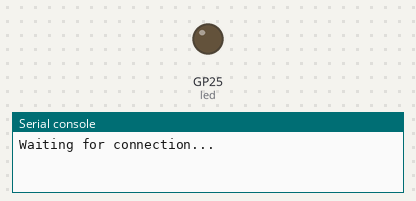
Recording of a program running on a simulated Raspberry Pi Pico running MicroPython. Shown: output pins drawn as LEDs (lit = HIGH), the last lines printed to the serial console. Dashed ring = blinking. WiFi joins after 1.5 s.

Above: at 1.0 s.
At 2.5 s:
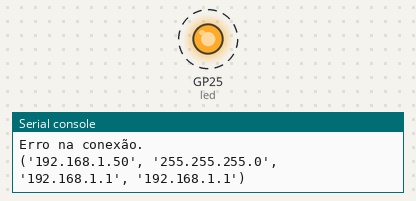
Timing chart, 0 to 4.6 s (numbered marks = the images above):
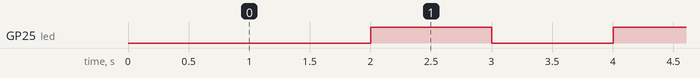

The program:

wifi.py
```python
import network                                          #Importa biblioteca para rede Wi-Fi.
from utime import sleep                                 #Importa a biblioteca para uso de delay.
from machine import Pin                                 #Importa a biblioteca para usar o pinos do Raspberry.
#=============================================================================================================#
ssid = "MARCELINO OI"                                #Nome da rede Wi-Fi.
password = "Nunacra/22"                                      #Senha da rede Wi-Fi.
led=Pin("LED",Pin.OUT)                                  #Configura o led onboard como saída
z=0
#======================================Function to connect Wi-Fi==============================================#
while True:                                             #Loop principal.
    wlan = network.WLAN(network.STA_IF)                 #Configura o raspberry como ponto a ser conectado a rede.
    wlan.active(True)                                   #Inicia o Wi-Fi do Raspberry.
    wlan.connect(ssid,password)                         #Passa o nome da rede e senha para o Raspberry.
    while wlan.isconnected() == False and z<10:                  #Enquanto não houver conexão...
        print('Waiting for connection...')              #Exibe a mensagem.
        sleep(1)                                        #Espera 1 segundo.
        z=z+1
    print('Erro na conexão.')
    while wlan.isconnected() == True:                   #Se a conexão for bem sucedida...
        print(wlan.ifconfig())                          #Exibe as configurações da rede.
        led.toggle()                                    #Muda o estado do led onboard.
        sleep(1)                                        #Delay de 1 segundo.
```

Measured:
- by itself, GP25 (led): alternates HIGH for 1.0 s and LOW for 1.0 s
